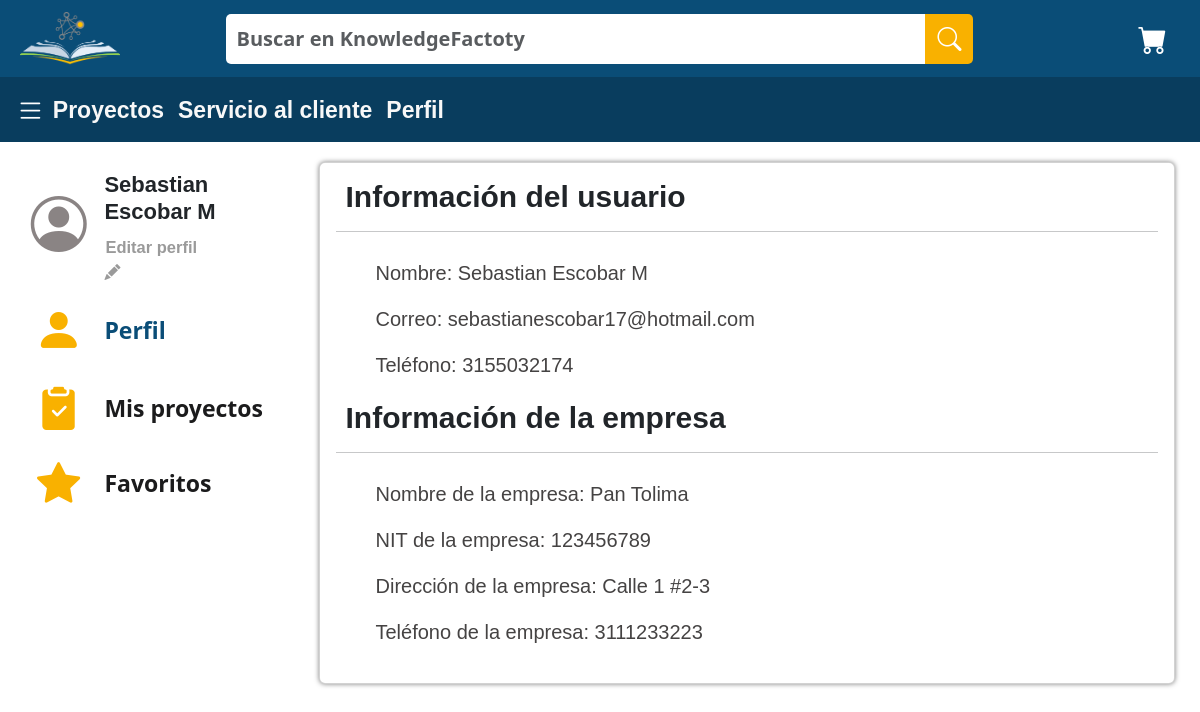
Before: /Perfil/ (signed in) with the older database file.
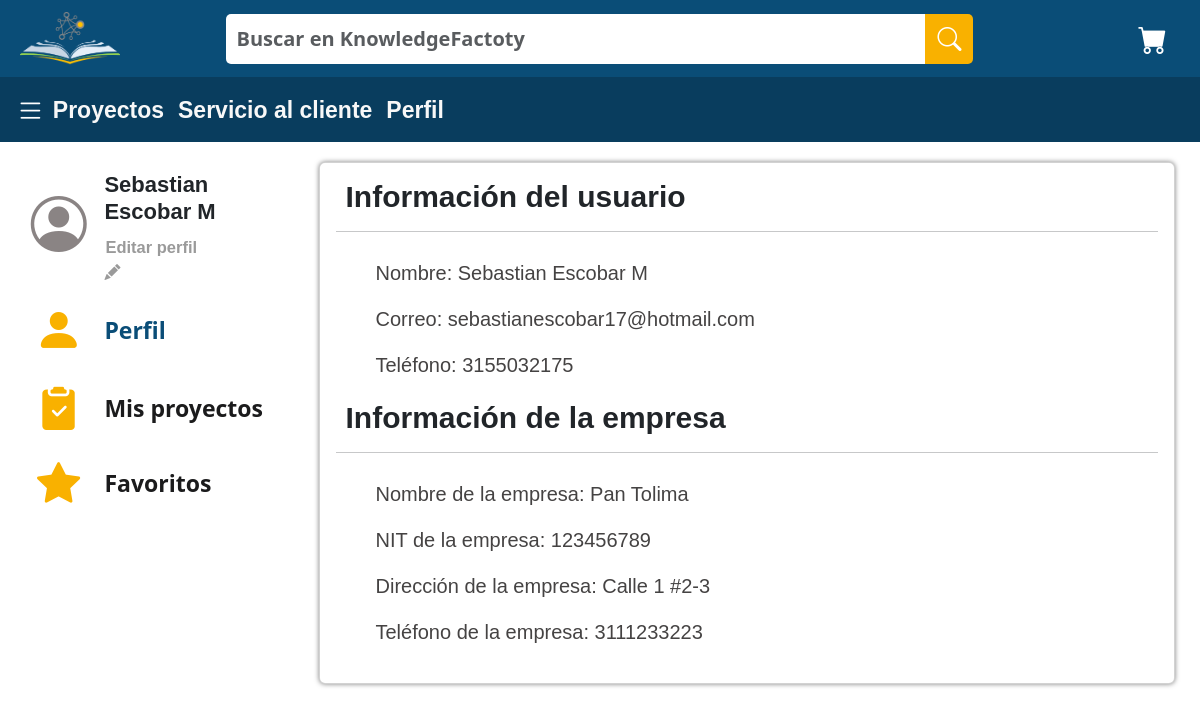
After: the same page with the newer database file.
### test_app/models.py (models this page shows, shortened)
class User(AbstractBaseUser, PermissionsMixin):
    cc = models.CharField(auto_created=False, primary_key=True, serialize=False, verbose_name='CC', max_length=10)
    fullname = models.CharField(max_length=50)
    phoneNumberU = models.CharField(max_length=15)
    email = models.EmailField(max_length=100, verbose_name="email", unique=True)
    password = models.CharField(max_length=100)
    birthday = models.DateField()
    is_staff = models.BooleanField(default=True) #esto es necesario para el login. Aunque podemos ignorarlo en el modelo de datos.
    is_active = models.BooleanField(default=True) #esto es necesario para el login. Aunque podemos ignorarlo en el modelo de datos.
    is_superuser = models.BooleanField(default=False) #esto es necesario para el login. Aunque podemos ignorarlo en el modelo de datos.
    objects = CustomUserManager()
    USERNAME_FIELD = 'email'
    REQUIRED_FIELDS = ['cc', 'fullname', 'phoneNumberU', 'password', 'birthday']
    class Meta:
        verbose_name = 'User'
        verbose_name_plural = 'Users'

class Company(models.Model):
    nit = models.CharField(auto_created=False, primary_key=True, serialize=False, verbose_name='NIT', max_length=9)
    name = models.CharField(max_length=50)
    phoneNumberC = models.CharField(max_length=15)
    address = models.CharField(max_length=300)
    user = models.ForeignKey(User, on_delete=models.CASCADE)
    objects = CompanyManager()
    REQUIRED_FIELDS = ['nit', 'name', 'phoneNumber', 'address', 'user']

### test_app/views.py (the view)
# urls.py: path('Perfil/',views.ProfileView.as_view(), name="profile"),
class ProfileView(TemplateView):
    template_name="test_app/Profile.html"
    def get (self, req):
        user=get_object_or_404(User,pk=req.user.cc)
        if Company.objects.filter(user=user.cc).count(): # Si el usuario tiene empresa asociada se hace get de la company
            company=get_object_or_404(Company,user=req.user.cc)
        else:
            company=None
        return render(req, 'test_app/Profile.html', {'user':user,'company':company})

### test_app/templates/test_app/Profile.html (shortened to what this page needs)
{% extends 'test_app/base.html' %}
{% load static %}
{% block content %}
<!DOCTYPE html>
<html lang="en">
<head>
    <link href="https://cdn.jsdelivr.net/npm/bootstrap@5.3.0-alpha2/dist/css/bootstrap.min.css" rel="stylesheet">
    <link rel="stylesheet" href="https://cdn.jsdelivr.net/npm/bootstrap-icons@1.10.3/font/bootstrap-icons.css">
    <link rel="stylesheet" href='{% static "CSS/styleProfile.css" %}'>
</head>
<body>
    <header class="container-fluid text-center" style="padding: 10px;  background-color: #0A4D77;">
        <div class="row align-items-center" style="padding-left: 10px; padding-right: 10px;">
          <div class="col-2 image_locate">
            <img src='{% static "/Images/Logo_DreamsBank.png" %}' alt="Logo de DreamsBank" style="width: 100px;">
          </div>
          <div class="col-8 items_search_locate" style="display: flex; justify-content: center;">
            <form class="form-inline">
              <div class="input-group" style="flex-shrink: 0;">
                <input id="input_search" type="text" class="form-control" placeholder="Buscar en KnowledgeFactoty" style="width: 700px;">
                <div class="input-group-append">
                  <button class="btn btn-secondary" type="button" style="background-color: #F9B100; border: 0; border-radius: 0px ; border-top-right-radius: 5px; border-bottom-right-radius: 5px; width: 100%; height: 100%;">
                    <i class="bi bi-search" style="font-size: 1.5em;"></i>
                  </button>
                </div>
              </div>
            </form>
          </div>
          <div class="col-2" style="display: flex; justify-content: end;">
            <button class="btn btn-link">
              <i class="bi bi-cart-fill" style="color: #fff; font-size: 1.8em;"></i>
            </button>
          </div>
        </div>
      </header>
      <header class="row-fluid text-center" style="padding: 10px; padding-left: 15px; padding-right: 15px; background-color: #093D5E;">
        <div class="menu-bar">
            <div class="icon_menu_bar">
              <button class="btn btn-link" style="padding: 0;">
                <i id="sideMenu" class="bi bi-list" style="color: #fff; font-size: 1.8em;z-index: 1;"></i>
              </button>
            </div>
            <a href="{% url 'homePage' %}" class="menu-item">Proyectos</a>
            <a href="#" class="menu-item">Servicio al cliente</a>
            <a href="{% url 'profile' %}" class="menu-item">Perfil</a>
          </div>
      </header>
    <div class="PrimaryBox">
      <div class="container-fluid" style="padding: 10px; padding-top: 20px; padding-bottom: 20px">
        <div class="row" style="padding-left: 15px; padding-right: 15px; padding-bottom: 25px;">
          <div class="col-3" style="margin: 0px; justify-content: space-between;">
            <div class="row" style="margin: 0px; margin-bottom: 10px;">
              <div class="col-3" style="display: flex ;align-items: center; justify-content:center ;">
                <i class="bi bi-person-circle" style="color: #8a8484; font-size: 3.5em;"></i>
              </div>
              <div class="col-9" style="display: flex; align-items: center,start; justify-content: left ;flex-direction: column; padding-top: 10px;">
                <div class="row" style="flex: 1; align-items: end;">
                  <h4 class="name-profile-view">{{user.fullname}}</h4>
                </div>
                <div class="row" style="flex: 1;align-items: start; display: flex;">
                  <div class="col-8" style="align-items: start">
                    <a href="{% url "editProfile" %}" target="_self" id="text_editProfile" class="btn btn-link" style="font-family: 'Roboto Flex', 'Arial', 'sans-serif'; font-weight: bold; color: #9A9A9A; text-decoration: none; font-size: 16.5px; width: fit-content; padding: 0px;">Editar perfil</a>
                    <a href="{% url "editProfile" %}" target="_self" id="icon_editProfile" class="bi bi-pencil-fill" style="color: #9a9a9a;"></a>
                  </div>
                </div>
              </div>
            </div>
            <div class="row" style="margin: 0px; margin-bottom: 10px;">
              <div class="col-3"  style="display: flex ;align-items: center; justify-content:center ;">
                <a href="{% url "profile" %}" target="_self" class="bi bi-person-fill" style="color: #F9B100; font-size: 3.0em;"></a>
              </div>
              <div class="col" style="align-items: center; display: flex;">
                <a href="{% url "profile" %}" target="_self" style="color: #0A4D77; font-size: 23px; text-decoration: none; font-weight: bold;">Perfil</a>
              </div>
            </div>
            <div class="row" style="margin: 0px; margin-bottom: 10px;">
              <div class="col-3"  style="display: flex ;align-items: center; justify-content:center ;">
                <a href="{% url "profileMeeting" %}" target="_self" class="bi bi-clipboard2-check-fill" style="color: #F9B100; font-size: 2.7em;"></a>
              </div>
              <div class="col" style="align-items: center; display: flex;">
                <a href="{% url "profileMeeting" %}" target="_self" style="color: #1b1b1c; font-size: 23px; text-decoration: none; font-weight: bold;">Mis proyectos</a>
              </div>
            </div>
            <div class="row" style="margin: 0px; margin-bottom: 10px;">
              <div class="col-3"  style="display: flex ;align-items: center; justify-content:center ;">
                <a href="{% url "profileFavorites" %}" target="_self" class="bi bi-star-fill" style="color: #F9B100; font-size: 2.7em;"></a>
              </div>
              <div class="col" style="align-items: center; display: flex;">
                <a href="{% url "profileFavorites" %}" target="_self" style="color: #1b1b1c; font-size: 23px; text-decoration: none; font-weight: bold;">Favoritos</a>
              </div>
            </div>
          </div>
          <div class="col-9">
            <div class="card" style="width: 100%;box-shadow: 0px 0px 5px rgba(0, 0, 0, 0.5);">
              <div class="card-body">
                <h5 class="card-title">Información del usuario</h5>
                <hr>
                <div class="container-fluid" style="padding-left: 40px; padding-top: 10px; padding-bottom: 20px; padding-right: 40px;">
                  <p class="card-text">Nombre: {{user.fullname}}</p>
                  <p class="card-text">Correo: {{user.email}}</p>
                  <p class="card-text">Teléfono: {{user.phoneNumberU}}</p>
                </div>
                  {% if company %}
                  <h5 class="card-title">Información de la empresa</h5>
                  <hr>
                  <div class="container-fluid" style="padding-left: 40px; padding-top: 10px; padding-bottom: 20px; padding-right: 40px;">
                  <p class="card-text">Nombre de la empresa: {{company.name}}</p>
                  <p class="card-text">NIT de la empresa: {{company.nit}}</p>
                  <p class="card-text">Dirección de la empresa: {{company.address}}</p>
                  <p class="card-text">Teléfono de la empresa: {{company.phoneNumberC}}</p>
                  {% endif %}
                </div>
            </div>
          </div>
</body>
</html>
{% endblock %}

### test_app/templates/test_app/base.html (shortened to what this page needs)
{% load static%}
<!DOCTYPE html>
<html lang="en">
<head>
    <link href="https://cdn.jsdelivr.net/npm/bootstrap@5.3.0-alpha2/dist/css/bootstrap.min.css" rel="stylesheet">
    <link rel="stylesheet" href="https://cdn.jsdelivr.net/npm/bootstrap-icons@1.10.3/font/bootstrap-icons.css">
</head>
<body>
    {% block content %}
    {% endblock %}
</body>
</html>

### test_app/static/CSS/styleProfile.css (style rules this page uses)
* { margin: 0; padding: 0; box-sizing: border-box; text-decoration: none; }
.image_locate { text-align: left; }
.items_search_locate { text-align: center; align-self: center; }
#input_search { height: 50px; border: 0px; border-top-left-radius: 5px; border-bottom-left-radius: 5px; color: #525151; font-weight: bold; padding-left: 10px; padding-right: 10px; font-size: 20px; text-align: left; }
.menu-bar { display: flex; flex-direction: row; flex-wrap: wrap; overflow: hidden; justify-content:left; align-items: center; }
header div a { display: flex; align-self: center; justify-content: center; }
.menu-item { color: #fff; list-style: none; margin-right: 7px; margin-left: 7px; text-decoration: none; font-size: 23px; font-weight: bold; color: #F8F8F8; font-family: "Roboto Flex", "Arial", sans-serif; }
.name-profile-view { font-family: 'Roboto Flex', 'Arial', 'sans-serif'; font-weight: bold; font-size: 22px; }
.card-title { font-size: 30px; font-weight: bold; font-family: 'Roboto Flex', 'Arial', 'sans-serif'; padding-left: 10px; }
.card-text { color: #454343; font-family: 'Roboto Flex', 'Arial', 'sans-serif'; font-size: 20px; }

Changed rows visible on the page:
changed User "Sebastian Escobar M": phoneNumberU "3155032174" → "3155032175"
